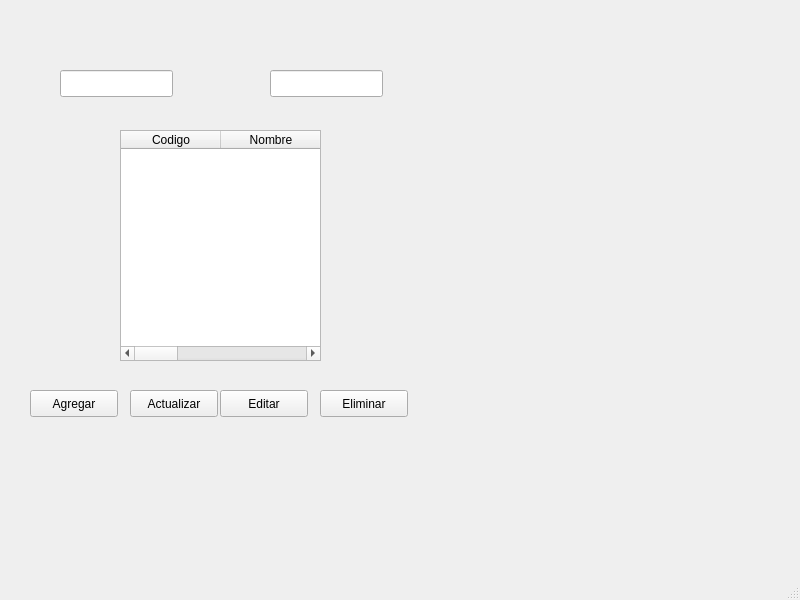
<?xml version="1.0" encoding="UTF-8"?>
<ui version="4.0">
 <class>MainWindow</class>
 <widget class="QMainWindow" name="MainWindow">
  <property name="geometry">
   <rect>
    <x>0</x>
    <y>0</y>
    <width>800</width>
    <height>600</height>
   </rect>
  </property>
  <property name="windowTitle">
   <string>MainWindow</string>
  </property>
  <widget class="QWidget" name="centralwidget">
   <widget class="QTableWidget" name="tableWidget">
    <property name="geometry">
     <rect>
      <x>120</x>
      <y>130</y>
      <width>201</width>
      <height>231</height>
     </rect>
    </property>
    <property name="columnCount">
     <number>4</number>
    </property>
    <attribute name="horizontalHeaderVisible">
     <bool>true</bool>
    </attribute>
    <attribute name="horizontalHeaderCascadingSectionResizes">
     <bool>false</bool>
    </attribute>
    <column>
     <property name="text">
      <string>Codigo</string>
     </property>
    </column>
    <column>
     <property name="text">
      <string>Nombre</string>
     </property>
    </column>
    <column/>
    <column/>
   </widget>
   <widget class="QLineEdit" name="lineCodigo">
    <property name="geometry">
     <rect>
      <x>60</x>
      <y>70</y>
      <width>113</width>
      <height>27</height>
     </rect>
    </property>
    <property name="text">
     <string/>
    </property>
   </widget>
   <widget class="QLineEdit" name="lineNombre">
    <property name="geometry">
     <rect>
      <x>270</x>
      <y>70</y>
      <width>113</width>
      <height>27</height>
     </rect>
    </property>
   </widget>
   <widget class="QPushButton" name="btnAgregar">
    <property name="geometry">
     <rect>
      <x>30</x>
      <y>390</y>
      <width>88</width>
      <height>27</height>
     </rect>
    </property>
    <property name="text">
     <string>Agregar</string>
    </property>
   </widget>
   <widget class="QPushButton" name="btnActualizar">
    <property name="geometry">
     <rect>
      <x>130</x>
      <y>390</y>
      <width>88</width>
      <height>27</height>
     </rect>
    </property>
    <property name="text">
     <string>Actualizar</string>
    </property>
   </widget>
   <widget class="QPushButton" name="btnEditar">
    <property name="geometry">
     <rect>
      <x>220</x>
      <y>390</y>
      <width>88</width>
      <height>27</height>
     </rect>
    </property>
    <property name="text">
     <string>Editar</string>
    </property>
   </widget>
   <widget class="QPushButton" name="btnEliminar">
    <property name="geometry">
     <rect>
      <x>320</x>
      <y>390</y>
      <width>88</width>
      <height>27</height>
     </rect>
    </property>
    <property name="text">
     <string>Eliminar</string>
    </property>
   </widget>
  </widget>
  <widget class="QMenuBar" name="menubar">
   <property name="geometry">
    <rect>
     <x>0</x>
     <y>0</y>
     <width>800</width>
     <height>24</height>
    </rect>
   </property>
  </widget>
  <widget class="QStatusBar" name="statusbar"/>
 </widget>
 <resources/>
 <connections/>
</ui>
